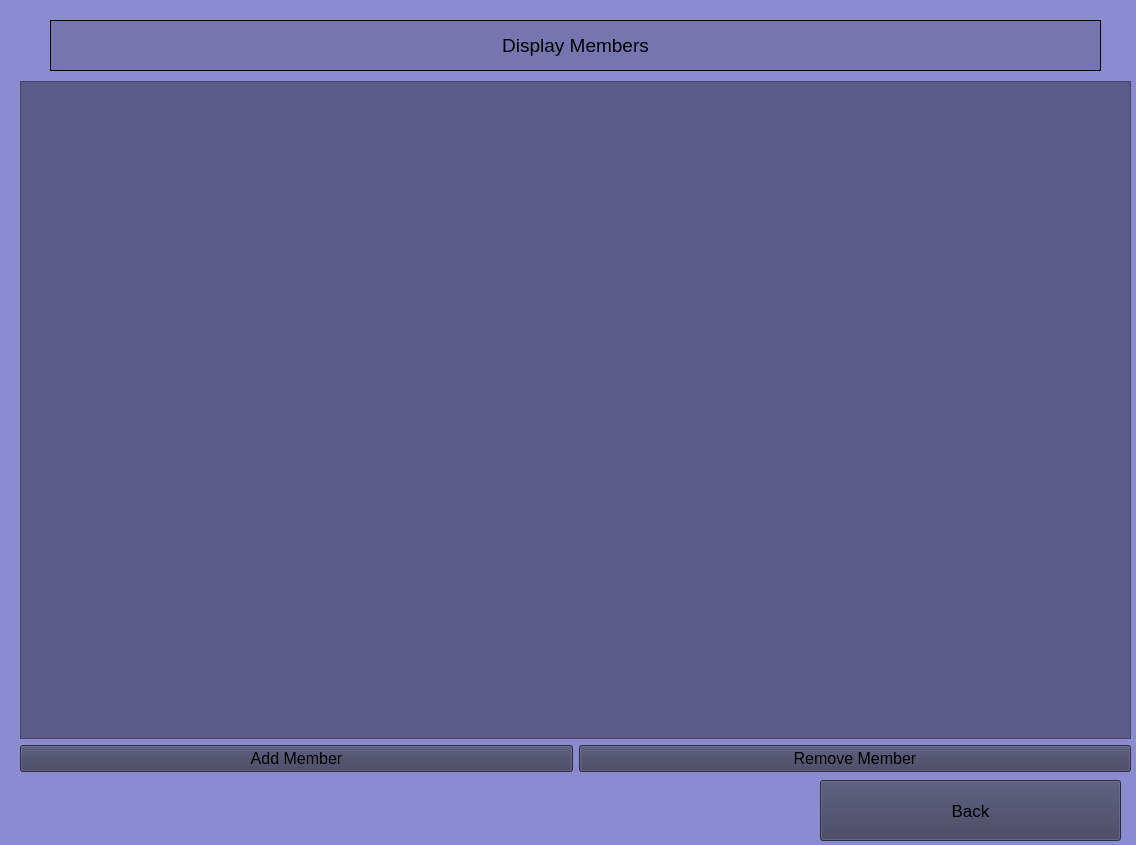
<?xml version="1.0" encoding="UTF-8"?>
<ui version="4.0">
 <class>Admin</class>
 <widget class="QDialog" name="Admin">
  <property name="geometry">
   <rect>
    <x>0</x>
    <y>0</y>
    <width>1136</width>
    <height>845</height>
   </rect>
  </property>
  <property name="windowTitle">
   <string>Dialog</string>
  </property>
  <property name="styleSheet">
   <string notr="true">background-color: rgb(139, 139, 208);</string>
  </property>
  <widget class="QStackedWidget" name="stackedWidget">
   <property name="geometry">
    <rect>
     <x>10</x>
     <y>10</y>
     <width>1121</width>
     <height>831</height>
    </rect>
   </property>
   <property name="currentIndex">
    <number>1</number>
   </property>
   <widget class="QWidget" name="MainMenu">
    <widget class="QWidget" name="layoutWidget">
     <property name="geometry">
      <rect>
       <x>30</x>
       <y>240</y>
       <width>1061</width>
       <height>431</height>
      </rect>
     </property>
     <layout class="QVBoxLayout" name="verticalLayout">
      <item>
       <widget class="QPushButton" name="PushButton_DisplayMembers">
        <property name="minimumSize">
         <size>
          <width>161</width>
          <height>41</height>
         </size>
        </property>
        <property name="font">
         <font>
          <pointsize>16</pointsize>
         </font>
        </property>
        <property name="styleSheet">
         <string notr="true">background-color: rgb(60, 60, 91);</string>
        </property>
        <property name="text">
         <string>Display Members</string>
        </property>
       </widget>
      </item>
      <item>
       <widget class="QPushButton" name="PushButton_DisplayInventory">
        <property name="minimumSize">
         <size>
          <width>161</width>
          <height>41</height>
         </size>
        </property>
        <property name="font">
         <font>
          <pointsize>16</pointsize>
         </font>
        </property>
        <property name="styleSheet">
         <string notr="true">background-color: rgb(60, 60, 91);</string>
        </property>
        <property name="text">
         <string>Display Inventory</string>
        </property>
       </widget>
      </item>
      <item>
       <widget class="QPushButton" name="PushButton_DisplayUpAndDown">
        <property name="minimumSize">
         <size>
          <width>211</width>
          <height>41</height>
         </size>
        </property>
        <property name="font">
         <font>
          <pointsize>16</pointsize>
         </font>
        </property>
        <property name="styleSheet">
         <string notr="true">background-color: rgb(60, 60, 91);</string>
        </property>
        <property name="text">
         <string>Upgrade/Downgrade Members</string>
        </property>
       </widget>
      </item>
     </layout>
    </widget>
    <widget class="QPushButton" name="PushButton_BackToMain">
     <property name="geometry">
      <rect>
       <x>800</x>
       <y>750</y>
       <width>301</width>
       <height>61</height>
      </rect>
     </property>
     <property name="font">
      <font>
       <pointsize>14</pointsize>
      </font>
     </property>
     <property name="styleSheet">
      <string notr="true">background-color: rgb(60, 60, 91);</string>
     </property>
     <property name="text">
      <string>Back</string>
     </property>
    </widget>
    <widget class="QLabel" name="WelcomeLabel">
     <property name="geometry">
      <rect>
       <x>50</x>
       <y>60</y>
       <width>1021</width>
       <height>131</height>
      </rect>
     </property>
     <property name="font">
      <font>
       <pointsize>16</pointsize>
      </font>
     </property>
     <property name="styleSheet">
      <string notr="true">background-color: rgb(117, 117, 175);</string>
     </property>
     <property name="frameShape">
      <enum>QFrame::Box</enum>
     </property>
     <property name="text">
      <string>Welcome to the Administration Page</string>
     </property>
     <property name="alignment">
      <set>Qt::AlignCenter</set>
     </property>
    </widget>
   </widget>
   <widget class="QWidget" name="DisplayMembers">
    <widget class="QWidget" name="layoutWidget_2">
     <property name="geometry">
      <rect>
       <x>10</x>
       <y>71</y>
       <width>1111</width>
       <height>691</height>
      </rect>
     </property>
     <layout class="QVBoxLayout" name="verticalLayout_2">
      <item>
       <widget class="QTableView" name="membersTable">
        <property name="styleSheet">
         <string notr="true">QHeaderView::section {
	background-color: rgb(91, 91, 136);
}
QHeaderView::section:checked
{
   background-color: rgb(60, 60, 91);
}
QTableView {
background-color: rgb(91, 91, 136);
}</string>
        </property>
       </widget>
      </item>
      <item>
       <layout class="QHBoxLayout" name="horizontalLayout_2">
        <item>
         <widget class="QPushButton" name="PushButton_AddMember">
          <property name="font">
           <font>
            <pointsize>12</pointsize>
           </font>
          </property>
          <property name="styleSheet">
           <string notr="true">background-color: rgb(60, 60, 91);</string>
          </property>
          <property name="text">
           <string>Add Member</string>
          </property>
         </widget>
        </item>
        <item>
         <widget class="QPushButton" name="PushButton_RemoveMember">
          <property name="font">
           <font>
            <pointsize>12</pointsize>
           </font>
          </property>
          <property name="styleSheet">
           <string notr="true">background-color: rgb(60, 60, 91);</string>
          </property>
          <property name="text">
           <string>Remove Member</string>
          </property>
         </widget>
        </item>
       </layout>
      </item>
     </layout>
    </widget>
    <widget class="QLabel" name="labelpage2">
     <property name="geometry">
      <rect>
       <x>40</x>
       <y>10</y>
       <width>1051</width>
       <height>51</height>
      </rect>
     </property>
     <property name="font">
      <font>
       <pointsize>14</pointsize>
      </font>
     </property>
     <property name="styleSheet">
      <string notr="true">background-color: rgb(117, 117, 175);</string>
     </property>
     <property name="frameShape">
      <enum>QFrame::Box</enum>
     </property>
     <property name="text">
      <string>Display Members</string>
     </property>
     <property name="alignment">
      <set>Qt::AlignCenter</set>
     </property>
    </widget>
    <widget class="QPushButton" name="PushButton_BackToHome">
     <property name="geometry">
      <rect>
       <x>810</x>
       <y>770</y>
       <width>301</width>
       <height>61</height>
      </rect>
     </property>
     <property name="font">
      <font>
       <pointsize>13</pointsize>
      </font>
     </property>
     <property name="styleSheet">
      <string notr="true">background-color: rgb(60, 60, 91);</string>
     </property>
     <property name="text">
      <string>Back</string>
     </property>
    </widget>
   </widget>
   <widget class="QWidget" name="DisplayInventory">
    <widget class="QWidget" name="layoutWidget_3">
     <property name="geometry">
      <rect>
       <x>10</x>
       <y>80</y>
       <width>1111</width>
       <height>681</height>
      </rect>
     </property>
     <layout class="QVBoxLayout" name="verticalLayout_3">
      <item>
       <widget class="QTableView" name="itemsTable">
        <property name="styleSheet">
         <string notr="true">QHeaderView::section {
	background-color: rgb(91, 91, 136);
}
QHeaderView::section:checked
{
   background-color: rgb(60, 60, 91);
}
QTableView {
background-color: rgb(91, 91, 136);
}</string>
        </property>
        <property name="selectionMode">
         <enum>QAbstractItemView::MultiSelection</enum>
        </property>
        <property name="selectionBehavior">
         <enum>QAbstractItemView::SelectRows</enum>
        </property>
       </widget>
      </item>
      <item>
       <layout class="QHBoxLayout" name="horizontalLayout_4">
        <item>
         <widget class="QPushButton" name="PushButton_AddItem">
          <property name="font">
           <font>
            <pointsize>10</pointsize>
           </font>
          </property>
          <property name="styleSheet">
           <string notr="true">background-color: rgb(60, 60, 91);</string>
          </property>
          <property name="text">
           <string>Add Item</string>
          </property>
         </widget>
        </item>
        <item>
         <widget class="QPushButton" name="PushButton_ModifyItem">
          <property name="font">
           <font>
            <pointsize>10</pointsize>
           </font>
          </property>
          <property name="styleSheet">
           <string notr="true">background-color: rgb(60, 60, 91);</string>
          </property>
          <property name="text">
           <string>Modify Item</string>
          </property>
         </widget>
        </item>
        <item>
         <widget class="QPushButton" name="PushButton_RemoveItem">
          <property name="font">
           <font>
            <pointsize>10</pointsize>
           </font>
          </property>
          <property name="styleSheet">
           <string notr="true">background-color: rgb(60, 60, 91);</string>
          </property>
          <property name="text">
           <string>Remove Item</string>
          </property>
         </widget>
        </item>
       </layout>
      </item>
     </layout>
    </widget>
    <widget class="QLabel" name="labelpage3">
     <property name="geometry">
      <rect>
       <x>40</x>
       <y>10</y>
       <width>1041</width>
       <height>61</height>
      </rect>
     </property>
     <property name="font">
      <font>
       <pointsize>14</pointsize>
      </font>
     </property>
     <property name="styleSheet">
      <string notr="true">background-color: rgb(117, 117, 175);</string>
     </property>
     <property name="frameShape">
      <enum>QFrame::Box</enum>
     </property>
     <property name="text">
      <string>Display Inventory</string>
     </property>
     <property name="alignment">
      <set>Qt::AlignCenter</set>
     </property>
    </widget>
    <widget class="QPushButton" name="PushButton_BackToHome2">
     <property name="geometry">
      <rect>
       <x>850</x>
       <y>770</y>
       <width>271</width>
       <height>51</height>
      </rect>
     </property>
     <property name="font">
      <font>
       <pointsize>14</pointsize>
      </font>
     </property>
     <property name="styleSheet">
      <string notr="true">background-color: rgb(60, 60, 91);</string>
     </property>
     <property name="text">
      <string>Back</string>
     </property>
    </widget>
   </widget>
   <widget class="QWidget" name="DisplayUpAndDown">
    <widget class="QWidget" name="layoutWidget_4">
     <property name="geometry">
      <rect>
       <x>0</x>
       <y>80</y>
       <width>1121</width>
       <height>691</height>
      </rect>
     </property>
     <layout class="QVBoxLayout" name="verticalLayout_6">
      <item>
       <layout class="QVBoxLayout" name="verticalLayout_7">
        <item alignment="Qt::AlignHCenter|Qt::AlignVCenter">
         <widget class="QLabel" name="Label_MembershipUpgrades">
          <property name="font">
           <font>
            <pointsize>10</pointsize>
           </font>
          </property>
          <property name="styleSheet">
           <string notr="true">background-color: rgb(117, 117, 175);</string>
          </property>
          <property name="text">
           <string>Suggested Membership To Upgrades</string>
          </property>
         </widget>
        </item>
        <item>
         <widget class="QTableView" name="UpgradeTable">
          <property name="font">
           <font>
            <pointsize>9</pointsize>
           </font>
          </property>
          <property name="styleSheet">
           <string notr="true">QHeaderView::section {
	background-color: rgb(91, 91, 136);
}
QHeaderView::section:checked
{
   background-color: rgb(60, 60, 91);
}
QTableView {
background-color: rgb(91, 91, 136);
}</string>
          </property>
         </widget>
        </item>
       </layout>
      </item>
      <item>
       <layout class="QVBoxLayout" name="verticalLayout_4">
        <item alignment="Qt::AlignHCenter|Qt::AlignVCenter">
         <widget class="QLabel" name="Label_MembershipDowngrades">
          <property name="font">
           <font>
            <pointsize>10</pointsize>
           </font>
          </property>
          <property name="styleSheet">
           <string notr="true">background-color: rgb(117, 117, 175);</string>
          </property>
          <property name="text">
           <string>Suggested Membership To Downgrades</string>
          </property>
         </widget>
        </item>
        <item>
         <widget class="QTableView" name="DowngradeTable">
          <property name="font">
           <font>
            <pointsize>9</pointsize>
           </font>
          </property>
          <property name="styleSheet">
           <string notr="true">QHeaderView::section {
	background-color: rgb(91, 91, 136);
}
QHeaderView::section:checked
{
   background-color: rgb(60, 60, 91);
}
QTableView {
background-color: rgb(91, 91, 136);
}</string>
          </property>
         </widget>
        </item>
       </layout>
      </item>
     </layout>
    </widget>
    <widget class="QLabel" name="labelpage4">
     <property name="geometry">
      <rect>
       <x>20</x>
       <y>10</y>
       <width>1071</width>
       <height>61</height>
      </rect>
     </property>
     <property name="font">
      <font>
       <pointsize>14</pointsize>
      </font>
     </property>
     <property name="styleSheet">
      <string notr="true">background-color: rgb(117, 117, 175);</string>
     </property>
     <property name="frameShape">
      <enum>QFrame::Box</enum>
     </property>
     <property name="text">
      <string>Upgrade/Downgrade Members</string>
     </property>
     <property name="alignment">
      <set>Qt::AlignCenter</set>
     </property>
    </widget>
    <widget class="QPushButton" name="PushButton_BackToHome3">
     <property name="geometry">
      <rect>
       <x>920</x>
       <y>780</y>
       <width>201</width>
       <height>51</height>
      </rect>
     </property>
     <property name="font">
      <font>
       <pointsize>14</pointsize>
      </font>
     </property>
     <property name="styleSheet">
      <string notr="true">background-color: rgb(60, 60, 91);</string>
     </property>
     <property name="text">
      <string>Back</string>
     </property>
    </widget>
    <widget class="QLabel" name="Label_ConversionNum">
     <property name="geometry">
      <rect>
       <x>100</x>
       <y>780</y>
       <width>811</width>
       <height>41</height>
      </rect>
     </property>
     <property name="font">
      <font>
       <pointsize>12</pointsize>
      </font>
     </property>
     <property name="styleSheet">
      <string notr="true">background-color: rgb(117, 117, 175);</string>
     </property>
     <property name="text">
      <string>Number of Recommened Conversions</string>
     </property>
     <property name="alignment">
      <set>Qt::AlignCenter</set>
     </property>
    </widget>
   </widget>
  </widget>
 </widget>
 <resources/>
 <connections/>
</ui>
